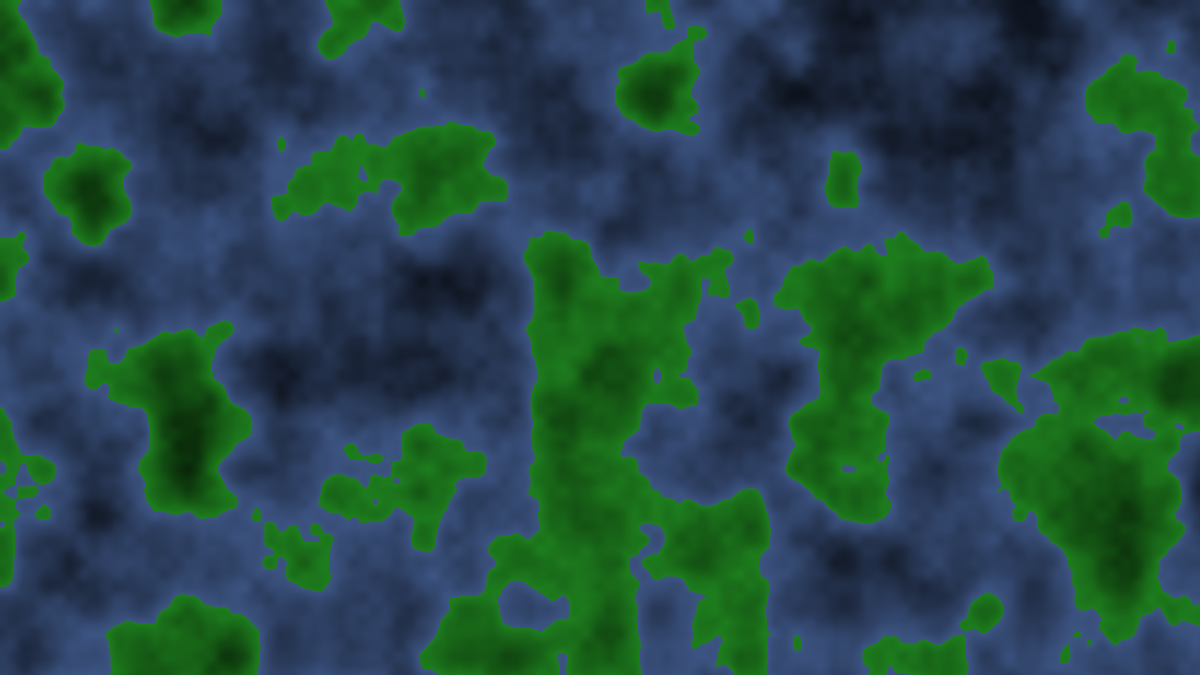
Frame 1 (no input)
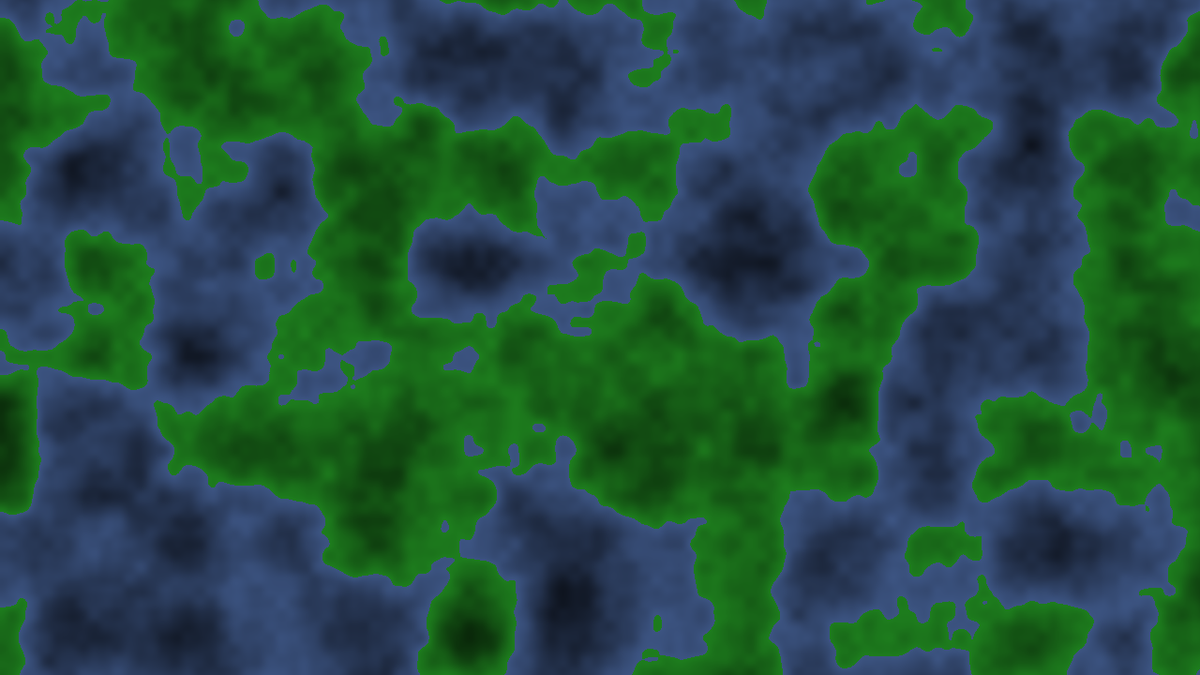
Frame 2 (the mouse pressed at the canvas centre, redrawn once)

The Processing sketch that drew these frames (run headless with seeded random() and noise(); the mouse was pressed at the canvas centre and the sketch redrawn once):

// Processing sketch: PerlinNoise2D
// ── PerlinNoise2D.pde



void setup(){

  size(1280,720);
  background(220,220,220);
 // noiseSeed(2);
  frameRate(1);
  
}

int scl = 1;
float xoff = 0;
float yoff = 0;
float nv;
int r,g,b;

void draw(){
  
  for(int y = 0; y < height ; y = y + scl){
    xoff = 0;
    for(int x = 0; x < width ; x = x + scl){
      
      nv = noise(xoff,yoff);
      
      int [] colorvect = Coloration(nv);
      
      r = colorvect[0];
      g = colorvect[1];
      b = colorvect[2];
      
      noStroke();
      fill(r,g,b);
      rect(x,y,scl,scl);
      
      /*fill(255,108,240); 
      textSize(12);
      text(nv*10,x,y);*/
      
      xoff += 0.01;
    }
    yoff+= 0.01;  
  }


noLoop();
}

// ── Colorasion.pde

public static int[] Coloration(float n){

  float ninv = 1-n;
  
  int r = round(n * 118);
  int g = round(n * 165);
  int b = round(n * 255);
  //int b = 220;

  if(n > 0.51){
  
  r = round(60 * ninv);
  g = round(255 * ninv);
  b = round(60 * ninv);
  
  }


int valor[] = {r,g,b};

return valor;
}
